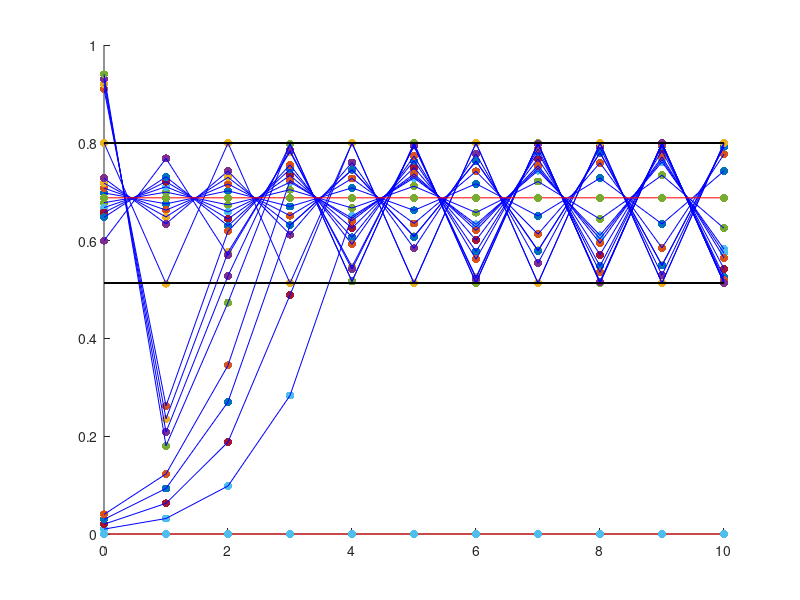

This figure's MATLAB source:
%Determine the number of steps, ie how long (how many seconds) to run the
%code for:
numSteps = 10;

%Determine the number of initial points to consider:
numPoints = 20;

%Set up a list of time values, starting at 0, ending at numSteps, t=0, 
% t = 1, t=2, . . .  
t = linspace(0,numSteps, numSteps+1);

%We'll store the positions here:
x = zeros(numPoints, numSteps+1);

%Set up all the inital positions:
for i = 1:4
    x(i,1) = 11/16 + i*0.01;
end

for i = 1:4
    x(i+4,1) = 11/16 - i*0.01;
end

for i = 1:4
    x(i+8,1) = i*0.01 + 0.9;
end

for i = 1:4
    x(i+12,1) = 0+i*0.01;
end

x(17,1) = 0.8;
x(18,1) = 0.6;
x(19,1) = 11/16; %This is a fixed point
x(20,1) = 0; %This is a fixed point

%Use two sets of for loops to update each position, one by one, for as many
%seconds as we specified, using the given formula:
for j = 1:numPoints
    for i = 1:numSteps
        x(j,i+1) = 3.2*x(j,i)*(1-x(j,i));
    end
end

%Graph the results:
hold off

%Scatter plots the individual points.  We'll use a for loop to reduce the 
%amount of copy-and-pasting required here:
scatter(t, x(1,:), 'filled', 'b') %We'll use blue for the first 18 initial pts
hold on
for i = 2:numPoints-2
    scatter(t, x(i,:), 'filled', 'b')
end

%Plot creates the line connecting the points.  Again, using a for loop means we
%can avoid writing "plot" 18 times
for i = 1:numPoints-2
    plot(t, x(i,:), 'b')
end

%The last two initial points were the fixed points; I graph them in red
%to make it easier to keep track of those fixed points
plot(t, x(19,:), 'r')
plot(t, x(20,:), 'r')

scatter(t, x(19,:), 'filled', 'r')
scatter(t, x(20,:), 'filled', 'r')

%Get a list of values all = 0.7995, the first period 2 point found:
period_2_pt_1 = 0.7995*ones(numSteps+1);

%Plot the line at that period 2 point:
plot(t, period_2_pt_1, 'k')

%Repeat the process with the second period 2 point:
period_2_pt_2 = 0.5130*ones(numSteps+1);
plot(t, period_2_pt_2, 'k')